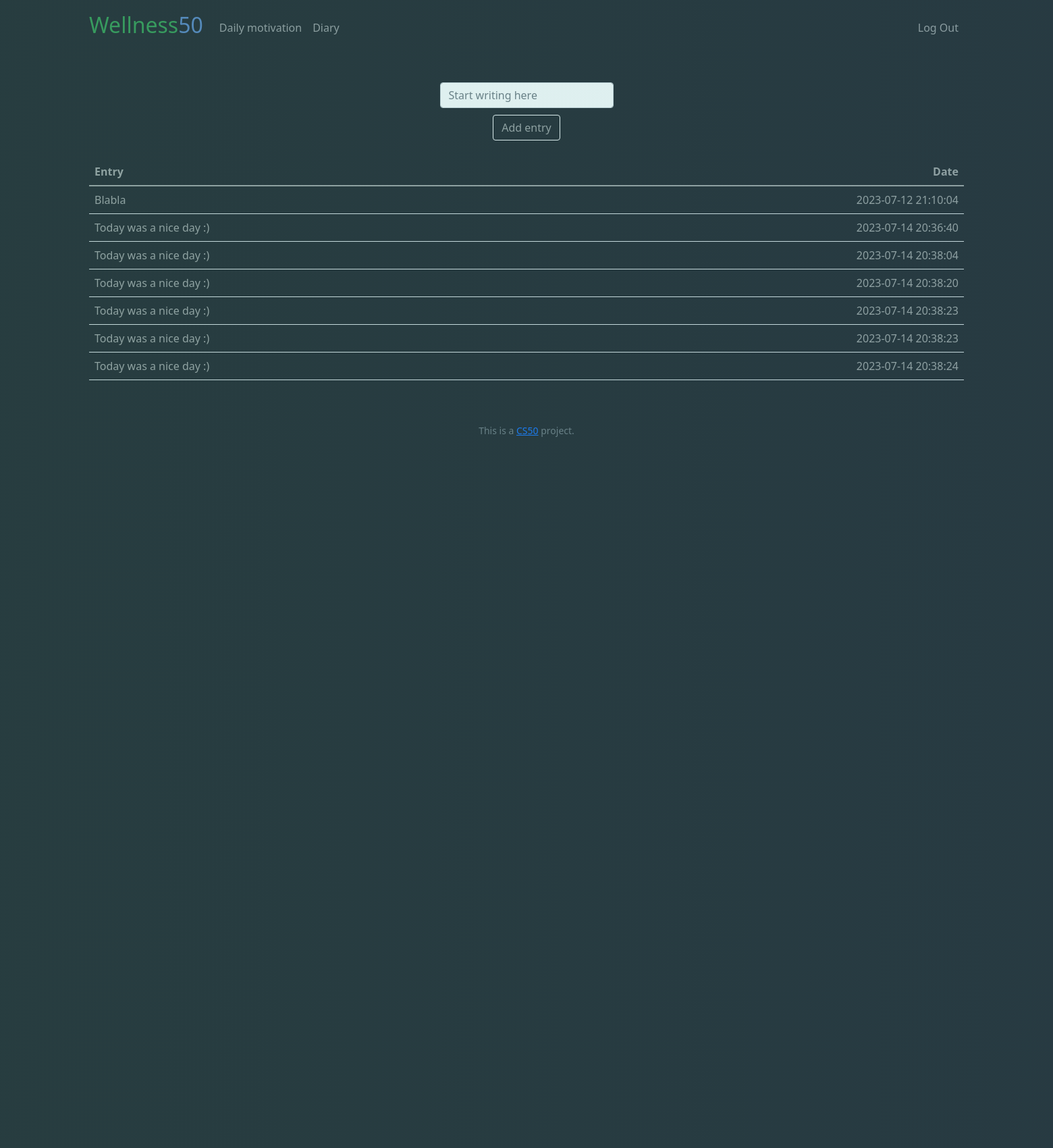
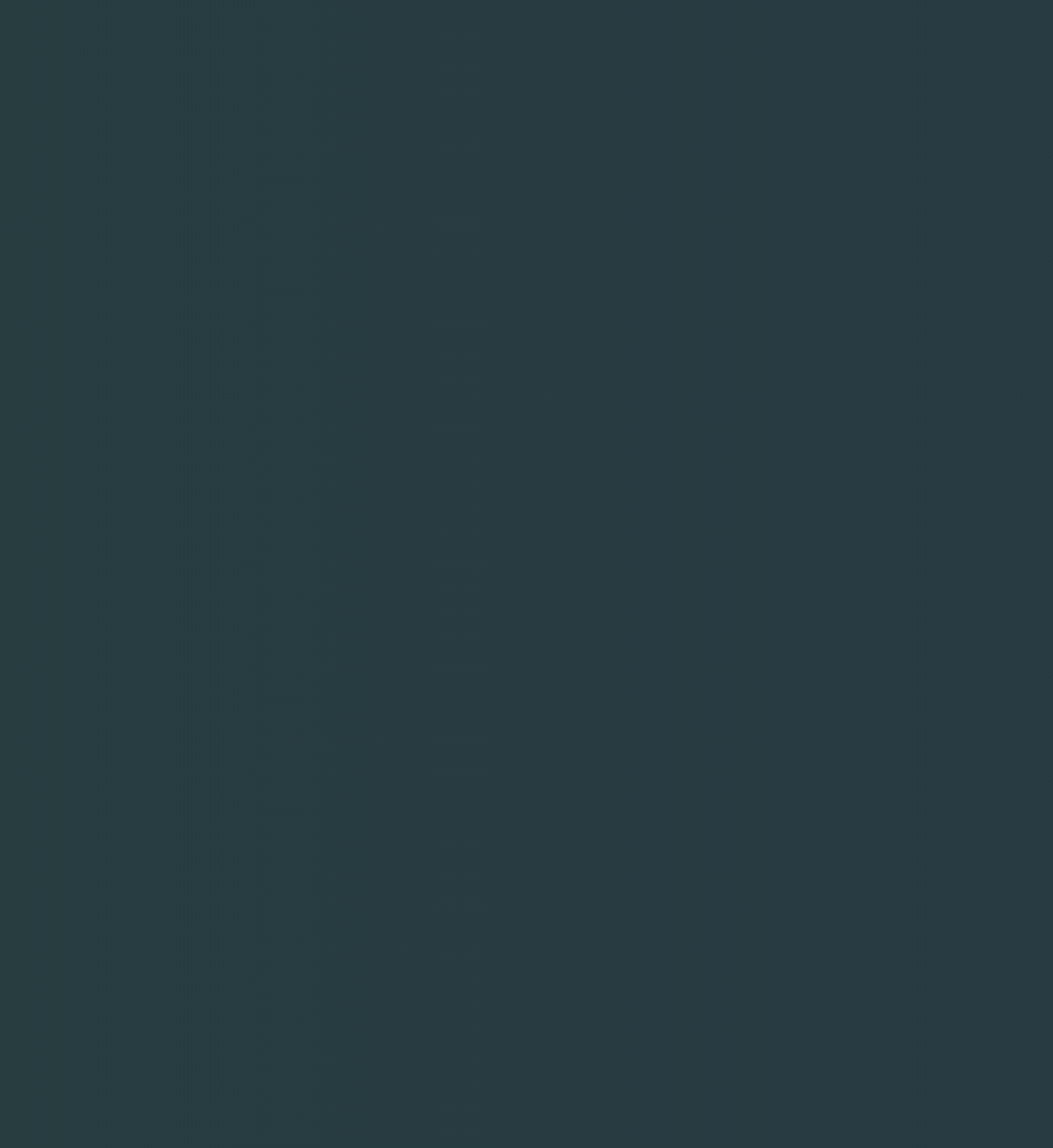
/diary (signed in, upper part), run on the app's committed database (2 pictures, top to bottom).
### tables this page shows
CREATE TABLE diary (
    entry TEXT,
    date DATETIME,
    userId INTEGER NOT NULL, 
    FOREIGN KEY(userId) REFERENCES users(id)
);

### app.py (the view)
@app.route("/diary", methods=["GET", "POST"])
def diary():
    if request.method == "POST":
        if not request.form.get("new-entry"):
            return apology("Please type something on your diary first")
        db.execute ("INSERT INTO diary(entry, date, userId) VALUES(?, ?, ?)", request.form.get("new-entry"), datetime.datetime.now(), session["user_id"])
    diary = db.execute("SELECT * FROM diary WHERE userId = ?", session["user_id"])
    return render_template("diary.html", diary = diary )

### app.py (called while the page is built)
@app.after_request
def after_request(response):
    response.headers["Cache-Control"] = "no-cache, no-store, must-revalidate"
    response.headers["Expires"] = 0
    response.headers["Pragma"] = "no-cache",
    return response

### templates/diary.html (shortened to what this page needs)
{% extends "layout.html" %}
{% block main %}
    <form action="/diary" method="post">
        <input autocomplete="off" class="form-control mx-auto w-auto" id="new-entry" name="new-entry" placeholder="Start writing here">
        <button class="btn btn-light" type="submit">Add entry</button>
    </form>
    <div class="container text-center">
        <table class="table">
            <table class="table">
                <thead>
                    <tr>
                        <th class="text-start">Entry</th>
                        <th class="text-end">Date</th>
                    </tr>
                </thead>
                <tbody>
                        {% for entry in diary %}
                            <tr>
                                <td class="text-start">{{ entry.entry }}</td>
                                <td class="text-end">{{ entry.date }}</td>
                            </tr>
                        {% endfor %}
                </tbody>
            </table>
        </table>
    </div>
{% endblock %}

### templates/layout.html (shortened to what this page needs)
<!DOCTYPE html>
<html lang="en">
    <head>
        <link href="https://cdn.jsdelivr.net/npm/bootstrap@5.1.3/dist/css/bootstrap.min.css" rel="stylesheet">
        <link href="/static/styles.css" rel="stylesheet">
    </head>
    <body>
        <nav class="bg-opacity-0 navbar navbar-expand-md navbar-dark" id="navbar">
            <div class="container text-center">
                <a class="navbar-brand" href="/"><span class="green">Wellness</span><span class="blue">5</span><span class="blue">0</span> </a>
                <div class="collapse navbar-collapse" id="navbar">
                    {% if session["user_id"] %}
                        <ul class="navbar-nav me-auto mt-2">
                            <li class="nav-item"><a class="nav-link" href="/dailyMotivation">Daily motivation</a></li>
                            <li class="nav-item"><a class="nav-link" href="/diary">Diary</a></li>
                        </ul>
                        <ul class="navbar-nav ms-auto mt-2">
                            <li class="nav-item"><a class="nav-link" href="/logout">Log Out</a></li>
                        </ul>
                    {% else %}
                        <ul class="navbar-nav ms-auto mt-2">
                            <li class="nav-item"><a class="nav-link" href="/register">Register</a></li>
                            <li class="nav-item"><a class="nav-link" href="/login">Log In</a></li>
                        </ul>
                    {% endif %}
                </div>
            </div>
        </nav>
        <main class="container-fluid py-5 text-center">
            {% block main %}{% endblock %}
        </main>
        <footer class="mb-5 small text-center text-muted">
            This is a <a href="https://cs50.harvard.edu/x/2023/">CS50</a> project.
        </footer>
        <div id="background-ball"></div>
    </body>
</html>

### static/styles.css (style rules this page uses)
:root { --bg-color: #ffffff00 }
body { background-color: rgb(26, 30, 37); color: #9b9d9e; overflow: hidden; }
thead { color: #9b9d9e; }
tbody { color: #9b9d9e; }
main { background-color: var(--bg-color); }
div { color: #9b9d9e; }
nav .nav-item { color: #9b9d9e; }
nav .navbar-brand { font-size: xx-large; }
nav .navbar-brand .blue { color: #537fbe; }
nav .navbar-brand .green { color: #2e944b; }
.btn { background-color: var(--bg-color); color: #9b9d9e; margin: 10px; }
#navbar { background-color: var(--bg-color) }
#background-ball { background-color: white; height: 250%; aspect-ratio: 1; position: absolute; left: 50%; top: 50%; translate: -50% -50%; background: linear-gradient(to right, rgb(96, 253, 117), rgb(88, 103, 236)); opacity: 0.2; animation: rotation 20s infinite linear; pointer-events: none; }

### data on the page
diary: entry "Blabla", date "2023-07-12 21:10:04"
diary: entry "Today was a nice day :)", date "2023-07-14 20:36:40"
diary: entry "Today was a nice day :)", date "2023-07-14 20:38:04"
diary: entry "Today was a nice day :)", date "2023-07-14 20:38:20"
diary: entry "Today was a nice day :)", date "2023-07-14 20:38:23"
diary: entry "Today was a nice day :)", date "2023-07-14 20:38:23"
diary: entry "Today was a nice day :)", date "2023-07-14 20:38:24"
